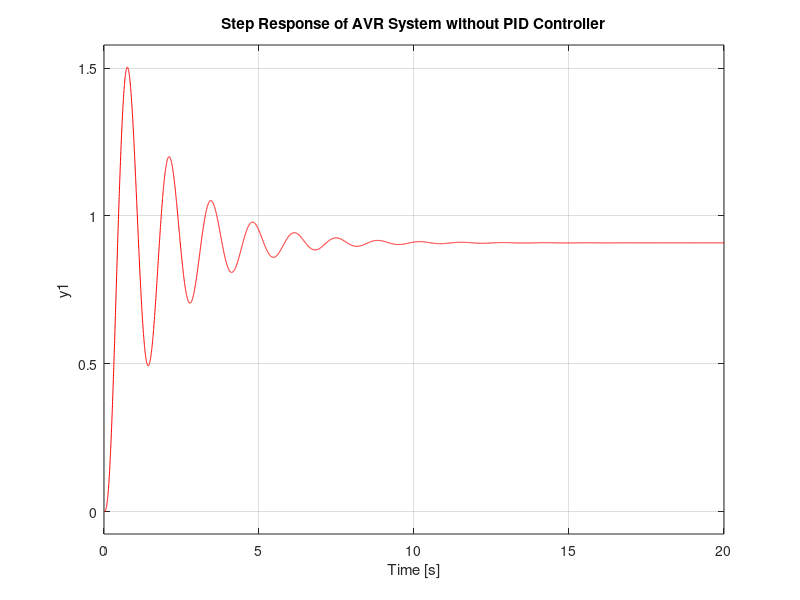

This chart was generated by the following MATLAB code: (Note: this script raises an error after producing the figure.)
%% GA controlled PID controller for AVR system
%% AVR Transfer Function

num = [0.1, 10];
den = [0.0004, 0.0454, 0.555, 1.52, 11];

sys = tf(num, den);

%% Step response
step(sys , 'r');
grid on;
title('Step Response of AVR System without PID Controller');


%% Parameters
[y, t] = step(sys);

info = stepinfo(y, t);

Ess = abs(1 - y(end))                           % Steady-state error
Mp = (max(y)- y(end)) / y(end)                  % Maximum overshoot
Ts = info.SettlingTime                          % Settling time
Tr = info.RiseTime                              % Rise time

beta = 1;
W = (1-exp(-beta))*(Mp + Ess) + (exp(-beta))*(Ts - Tr);

disp("Performance criterion without PID Controller : " + num2str(W));


%% AVR with a PID Controller

num_f = 10;
den_f = [0.04, 0.54, 1.5, 1];
AVR_ForwardPath = tf(num_f, den_f);

num_b = 1;
den_b = [0.01, 1];
AVR_BackwardPath = tf(num_b, den_b);

% PID controller parameters from the Paper
Kp = 0.6570;        % Proportional gain
Ki = 0.5389;        % Integral gain
Kd = 0.2458;        % Derivative gain

pid_controller = pid(Kp, Ki, Kd);

sys_with_pid = feedback(pid_controller * AVR_ForwardPath, AVR_BackwardPath);

W_PID = PerformanceCriterion(Kp, Ki, Kd, 1);
disp("Performance criterion with optimal PID Controller : " + num2str(W_PID));


%% Step Response
t = 0:0.01:2; 
step(sys_with_pid, t, 'r');
grid on;
title('Step Response of AVR System with PID Controller');


%% Parameters
[y, t] = step(sys_with_pid);

info_PID = stepinfo(y, t);

% Extract relevant performance metrics
Ess1 = abs(1 - y(end))              % Steady-state error
Mp1 = (max(y)- y(end)) / y(end)     % Maximum overshoot
Ts1 = info.SettlingTime             % Settling time
Tr1 = info.RiseTime                 % Rise time



%% GA
%% Initialization
objective_function = @(K) PerformanceCriterion(K(1), K(2), K(3), beta);

dt = 0.001;            
PopSize = 25;           
MaxGenerations = 10;
beta = 1.5;
initial_guess = [0, 0, 0]; 
lower_bound = [0, 0, 0]; 
upper_bound = [1.5, 1, 1]; 
population = rand(PopSize, 3) .* (upper_bound - lower_bound) + lower_bound;


%% Algorithmn

for generation = 1:MaxGenerations
    fitness = zeros(PopSize, 1);
    for i = 1:PopSize
        fitness(i) = objective_function(population(i, :));
    end

    [~, sorted_indices] = sort(fitness);
    parents_indices = sorted_indices(1:floor(PopSize/2));
    parents = population(parents_indices, :);

    crossover_point = randi([1, 2], floor(PopSize/2), 1);
    offspring = [parents(mod(1:floor(PopSize/2), length(parents)) + 1, 1:crossover_point), ...
                 parents(mod(1:floor(PopSize/2), length(parents)) + 1, crossover_point+1:end)];

    mutation_rate = 0.1;
    mask = rand(size(offspring)) < mutation_rate;
    offspring(mask) = offspring(mask) + randn(sum(mask(:)), 1) * 0.1; % Mutating with random noise

    population(end-length(offspring)+1:end, :) = offspring;
    performance_criterion_values(generation) = min(fitness);
end

best_fitness = inf;
best_solution = [];
for i = 1:PopSize
    current_fitness = objective_function(population(i, :));
    if current_fitness < best_fitness
        best_fitness = current_fitness;
        best_solution = population(i, :);
    end
end


%% Result
% Plot performance criterion values over generations
plot(1:generation, performance_criterion_values,'r--', 'LineWidth', 2);
xlabel('Generations');
ylabel('Performance Criterion');
legend('Performance Criterion for GA-PID');
title('Performance Criterion vs. Generations');
grid on;
kp_optimized = best_solution(1); 
ki_optimized = best_solution(2); 
kd_optimized = best_solution(3); 

disp(['Optimized PID controller parameters: ', num2str(best_solution)]);
disp(['Corresponding best fitness value: ', num2str(best_fitness)]);

pid_controller = pid(kp_optimized, ki_optimized, kd_optimized);
sys_with_pid = feedback(pid_controller * AVR_ForwardPath, AVR_BackwardPath);

t = 0:0.01:2;
step(sys_with_pid, t, 'r');
grid on;
title('Step Response of AVR System with GA-PID Controller');


%% Performance Criterion : W(k)
function W = PerformanceCriterion(Kp, Ki, Kd, beta)
    num_f = 10;
    den_f = [0.04, 0.54, 1.5, 1];
    AVR_ForwardPath = tf(num_f, den_f);
    
    num_b = 1;
    den_b = [0.01, 1];
    AVR_BackwardPath = tf(num_b, den_b);

    pid_controller = pid(Kp, Ki, Kd);

    sys_with_pid = feedback(pid_controller * AVR_ForwardPath, AVR_BackwardPath);
    
    [y, t] = step(sys_with_pid);
    info = stepinfo(y, t);

    Ess = abs(1 - y(end));                  % Steady-state error
    Mp = (max(y)- y(end)) / y(end);         % Maximum overshoot
    Ts = info.SettlingTime;                 % Settling time
    Tr = info.RiseTime;                     % Rise time

    W = (1-exp(-beta))*(Mp + Ess) + (exp(-beta))*(Ts - Tr);
end
